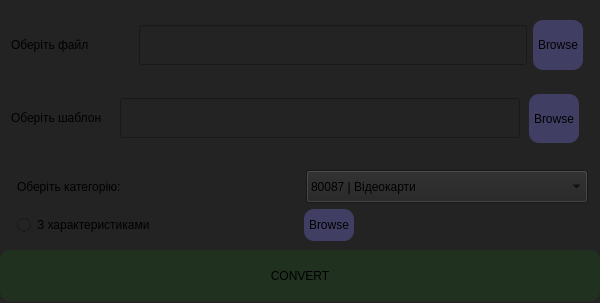
<?xml version="1.0" encoding="UTF-8"?>
<ui version="4.0">
 <class>MainWindow</class>
 <widget class="QMainWindow" name="MainWindow">
  <property name="enabled">
   <bool>true</bool>
  </property>
  <property name="geometry">
   <rect>
    <x>0</x>
    <y>0</y>
    <width>600</width>
    <height>303</height>
   </rect>
  </property>
  <property name="sizePolicy">
   <sizepolicy hsizetype="Fixed" vsizetype="Fixed">
    <horstretch>0</horstretch>
    <verstretch>0</verstretch>
   </sizepolicy>
  </property>
  <property name="windowTitle">
   <string>Excel Mapping</string>
  </property>
  <property name="autoFillBackground">
   <bool>false</bool>
  </property>
  <property name="styleSheet">
   <string notr="true">background-color: rgb(35, 35, 35)</string>
  </property>
  <widget class="QWidget" name="centralwidget">
   <property name="enabled">
    <bool>true</bool>
   </property>
   <property name="styleSheet">
    <string notr="true">font: 11pt &quot;Roboto&quot;;</string>
   </property>
   <widget class="QPushButton" name="pushButton">
    <property name="geometry">
     <rect>
      <x>0</x>
      <y>250</y>
      <width>600</width>
      <height>51</height>
     </rect>
    </property>
    <property name="styleSheet">
     <string notr="true">background-color: rgba(0, 171, 0,0.1);
border-radius: 10px;
qproperty-alignment: AlignCenter;
font: 500 8pt &quot;Roboto&quot;;</string>
    </property>
    <property name="text">
     <string>CONVERT</string>
    </property>
   </widget>
   <widget class="QWidget" name="">
    <property name="geometry">
     <rect>
      <x>11</x>
      <y>11</y>
      <width>581</width>
      <height>141</height>
     </rect>
    </property>
    <layout class="QVBoxLayout" name="verticalLayout">
     <item>
      <layout class="QHBoxLayout" name="horizontalLayout">
       <item>
        <widget class="QLabel" name="label">
         <property name="enabled">
          <bool>true</bool>
         </property>
         <property name="sizePolicy">
          <sizepolicy hsizetype="Maximum" vsizetype="Preferred">
           <horstretch>0</horstretch>
           <verstretch>0</verstretch>
          </sizepolicy>
         </property>
         <property name="minimumSize">
          <size>
           <width>113</width>
           <height>0</height>
          </size>
         </property>
         <property name="maximumSize">
          <size>
           <width>113</width>
           <height>50</height>
          </size>
         </property>
         <property name="text">
          <string>Оберіть файл</string>
         </property>
        </widget>
       </item>
       <item>
        <widget class="QWidget" name="widget" native="true">
         <layout class="QHBoxLayout" name="horizontalLayout_3">
          <item>
           <widget class="QLineEdit" name="lineEdit_2">
            <property name="enabled">
             <bool>false</bool>
            </property>
            <property name="sizePolicy">
             <sizepolicy hsizetype="MinimumExpanding" vsizetype="Fixed">
              <horstretch>0</horstretch>
              <verstretch>0</verstretch>
             </sizepolicy>
            </property>
            <property name="maximumSize">
             <size>
              <width>400</width>
              <height>40</height>
             </size>
            </property>
            <property name="sizeIncrement">
             <size>
              <width>0</width>
              <height>0</height>
             </size>
            </property>
            <property name="readOnly">
             <bool>true</bool>
            </property>
           </widget>
          </item>
          <item>
           <widget class="QPushButton" name="pushButtonBrowse">
            <property name="sizePolicy">
             <sizepolicy hsizetype="MinimumExpanding" vsizetype="Expanding">
              <horstretch>0</horstretch>
              <verstretch>0</verstretch>
             </sizepolicy>
            </property>
            <property name="maximumSize">
             <size>
              <width>50</width>
              <height>50</height>
             </size>
            </property>
            <property name="styleSheet">
             <string notr="true">background-color: rgba(133, 125, 250, 0.3);
border-radius: 10px;
qproperty-alignment: AlignCenter;
font: 500 8pt &quot;Roboto&quot;;</string>
            </property>
            <property name="text">
             <string>Browse</string>
            </property>
           </widget>
          </item>
         </layout>
         <zorder>lineEdit_2</zorder>
         <zorder>pushButtonBrowse</zorder>
        </widget>
       </item>
      </layout>
     </item>
     <item>
      <layout class="QHBoxLayout" name="horizontalLayout_2">
       <item>
        <widget class="QLabel" name="label_3">
         <property name="maximumSize">
          <size>
           <width>16777215</width>
           <height>50</height>
          </size>
         </property>
         <property name="text">
          <string>Оберіть шаблон</string>
         </property>
        </widget>
       </item>
       <item>
        <widget class="QWidget" name="widget_2" native="true">
         <layout class="QHBoxLayout" name="horizontalLayout_4">
          <item>
           <widget class="QLineEdit" name="lineEdit_3">
            <property name="enabled">
             <bool>false</bool>
            </property>
            <property name="sizePolicy">
             <sizepolicy hsizetype="MinimumExpanding" vsizetype="Fixed">
              <horstretch>0</horstretch>
              <verstretch>0</verstretch>
             </sizepolicy>
            </property>
            <property name="maximumSize">
             <size>
              <width>400</width>
              <height>40</height>
             </size>
            </property>
            <property name="text">
             <string/>
            </property>
           </widget>
          </item>
          <item>
           <widget class="QPushButton" name="pushButtonBrowse_2">
            <property name="sizePolicy">
             <sizepolicy hsizetype="MinimumExpanding" vsizetype="Expanding">
              <horstretch>0</horstretch>
              <verstretch>0</verstretch>
             </sizepolicy>
            </property>
            <property name="maximumSize">
             <size>
              <width>50</width>
              <height>50</height>
             </size>
            </property>
            <property name="styleSheet">
             <string notr="true">background-color: rgba(133, 125, 250, 0.3);
border-radius: 10px;
qproperty-alignment: AlignCenter;
font: 500 8pt &quot;Roboto&quot;;</string>
            </property>
            <property name="text">
             <string>Browse</string>
            </property>
           </widget>
          </item>
         </layout>
        </widget>
       </item>
      </layout>
     </item>
    </layout>
   </widget>
   <widget class="QWidget" name="">
    <property name="geometry">
     <rect>
      <x>17</x>
      <y>170</y>
      <width>571</width>
      <height>71</height>
     </rect>
    </property>
    <layout class="QVBoxLayout" name="verticalLayout_2">
     <item>
      <layout class="QHBoxLayout" name="horizontalLayout_6">
       <item>
        <widget class="QLabel" name="label_2">
         <property name="sizePolicy">
          <sizepolicy hsizetype="Preferred" vsizetype="Expanding">
           <horstretch>0</horstretch>
           <verstretch>0</verstretch>
          </sizepolicy>
         </property>
         <property name="maximumSize">
          <size>
           <width>16777215</width>
           <height>40</height>
          </size>
         </property>
         <property name="text">
          <string>Оберіть категорію: </string>
         </property>
        </widget>
       </item>
       <item>
        <widget class="QComboBox" name="comboBox">
         <property name="sizePolicy">
          <sizepolicy hsizetype="Preferred" vsizetype="Expanding">
           <horstretch>0</horstretch>
           <verstretch>0</verstretch>
          </sizepolicy>
         </property>
         <property name="maximumSize">
          <size>
           <width>16777215</width>
           <height>40</height>
          </size>
         </property>
         <property name="styleSheet">
          <string notr="true">
</string>
         </property>
         <item>
          <property name="text">
           <string>80087 | Відеокарти</string>
          </property>
         </item>
        </widget>
       </item>
      </layout>
     </item>
     <item>
      <layout class="QHBoxLayout" name="horizontalLayout_5">
       <item>
        <widget class="QRadioButton" name="radioButton">
         <property name="minimumSize">
          <size>
           <width>281</width>
           <height>0</height>
          </size>
         </property>
         <property name="text">
          <string>З характеристиками</string>
         </property>
        </widget>
       </item>
       <item>
        <widget class="QPushButton" name="pushButtonBrowse_3">
         <property name="enabled">
          <bool>true</bool>
         </property>
         <property name="sizePolicy">
          <sizepolicy hsizetype="MinimumExpanding" vsizetype="Expanding">
           <horstretch>0</horstretch>
           <verstretch>0</verstretch>
          </sizepolicy>
         </property>
         <property name="maximumSize">
          <size>
           <width>50</width>
           <height>50</height>
          </size>
         </property>
         <property name="styleSheet">
          <string notr="true">background-color: rgba(133, 125, 250, 0.3);
border-radius: 10px;
qproperty-alignment: AlignCenter;
font: 500 8pt &quot;Roboto&quot;;</string>
         </property>
         <property name="text">
          <string>Browse</string>
         </property>
        </widget>
       </item>
       <item>
        <widget class="QLabel" name="label_4">
         <property name="text">
          <string/>
         </property>
        </widget>
       </item>
      </layout>
     </item>
    </layout>
   </widget>
  </widget>
  <action name="actionOpenFolder">
   <property name="icon">
    <iconset theme="QIcon::ThemeIcon::FolderOpen"/>
   </property>
   <property name="text">
    <string>OpenFolder</string>
   </property>
   <property name="shortcut">
    <string>Alt+T</string>
   </property>
   <property name="menuRole">
    <enum>QAction::MenuRole::NoRole</enum>
   </property>
  </action>
 </widget>
 <resources/>
 <connections>
  <connection>
   <sender>radioButton</sender>
   <signal>toggled(bool)</signal>
   <receiver>pushButtonBrowse_3</receiver>
   <slot>setVisible(bool)</slot>
   <hints>
    <hint type="sourcelabel">
     <x>110</x>
     <y>219</y>
    </hint>
    <hint type="destinationlabel">
     <x>220</x>
     <y>215</y>
    </hint>
   </hints>
  </connection>
 </connections>
</ui>
